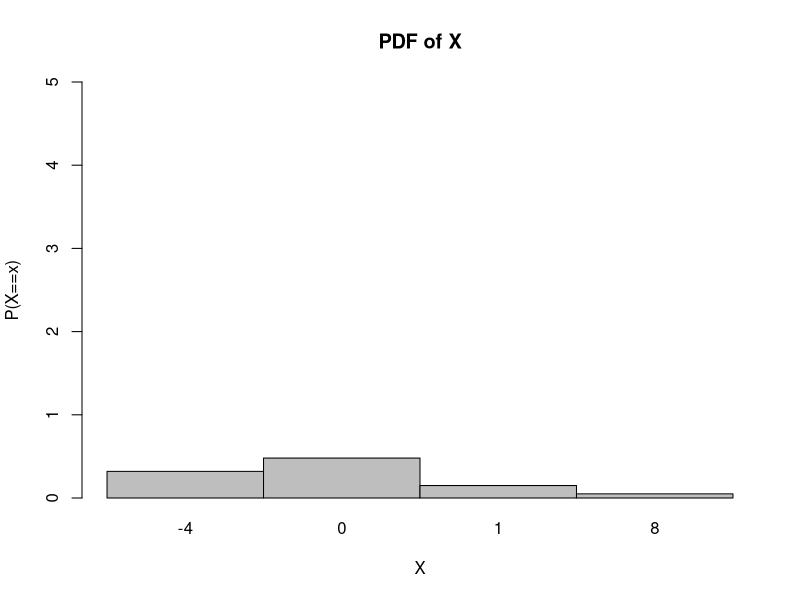
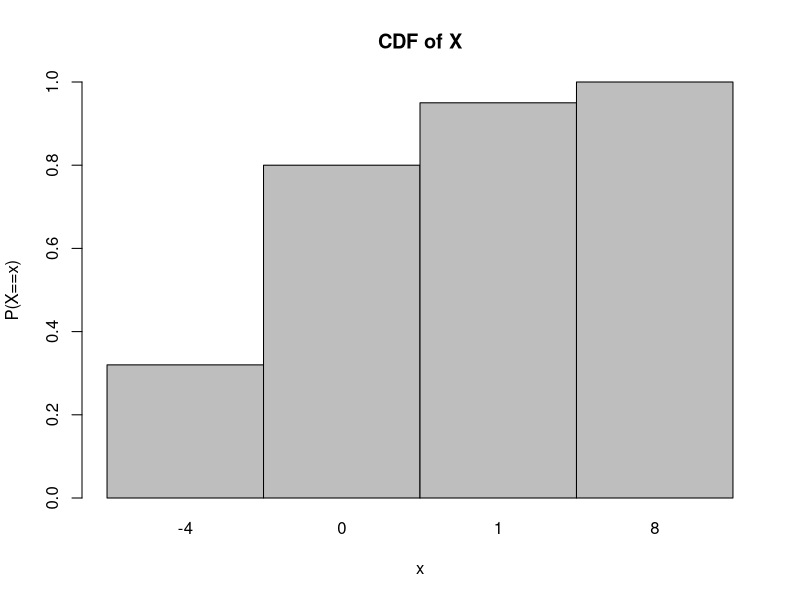

Generate these figures, in order, with R:
# Probability in R
x.outcome <- c(-4,0,1,8)
x.prob <- c(0.32,0.48,0.15,0.05)
# Plotting the PDF
barplot(x.prob,ylim=c(0,5),main="PDF of X",xlab="X",ylab="P(X==x)",space=0,names.arg = x.outcome)
# Plotting the CDF
x.cum <- cumsum(x.prob)
barplot(x.cum,ylim=c(0,1),xlab="x",names.arg = x.outcome,ylab="P(X==x)",main="CDF of X",space=0)
# Calculating the Mean and Varaiance of a Discrete Random Sample
#Mean also known as Expectation  -> E(X)  -> sum(P(X==x)*x)
#variance -> Var(X)=(E(X)^2)-(E(X))^2
#Variance -> Var(X)=1/n-1((x-mean)*(P(X==x)))

# Now Calculating the Mean
# E(X)= sum(x.p(X==x))\
E_X <- sum(x.outcome*x.prob)
E_X
# Calculating Variance
# Var(X)=(E(X)^2)-(E(X))^2
Var_x <- sum((x.outcome)^2*x.prob)-(E_X)^2
Var_x
# Calculating the Standard Deviation
sd_x <- sqrt(Var_x)
